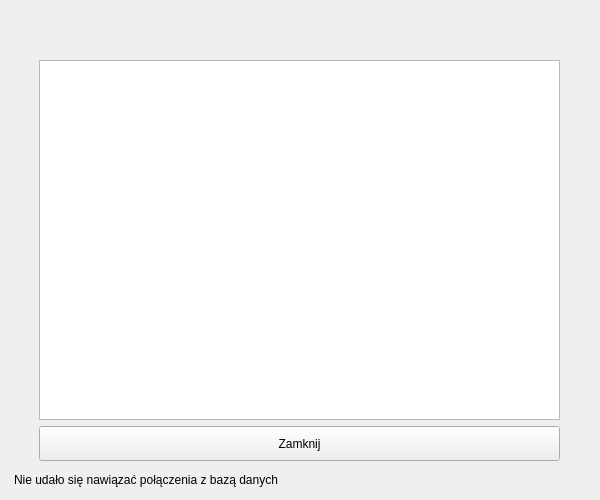
<?xml version="1.0" encoding="UTF-8"?>
<ui version="4.0">
 <class>database</class>
 <widget class="QWidget" name="database">
  <property name="geometry">
   <rect>
    <x>0</x>
    <y>0</y>
    <width>600</width>
    <height>500</height>
   </rect>
  </property>
  <property name="minimumSize">
   <size>
    <width>600</width>
    <height>500</height>
   </size>
  </property>
  <property name="maximumSize">
   <size>
    <width>600</width>
    <height>500</height>
   </size>
  </property>
  <property name="windowTitle">
   <string>Form</string>
  </property>
  <property name="styleSheet">
   <string notr="true">/*
 * The MIT License (MIT)
 *
 * Copyright (c) &lt;2013-2014&gt; &lt;Colin Duquesnoy&gt;
 *
 * Permission is hereby granted, free of charge, to any person obtaining a copy
 * of this software and associated documentation files (the &quot;Software&quot;), to deal
 * in the Software without restriction, including without limitation the rights
 * to use, copy, modify, merge, publish, distribute, sublicense, and/or sell
 * copies of the Software, and to permit persons to whom the Software is
 * furnished to do so, subject to the following conditions:
 * The above copyright notice and this permission notice shall be included in
 * all copies or substantial portions of the Software.
 * THE SOFTWARE IS PROVIDED &quot;AS IS&quot;, WITHOUT WARRANTY OF ANY KIND, EXPRESS OR
 * IMPLIED, INCLUDING BUT NOT LIMITED TO THE WARRANTIES OF MERCHANTABILITY,
 * FITNESS FOR A PARTICULAR PURPOSE AND NONINFRINGEMENT. IN NO EVENT SHALL THE
 * AUTHORS OR COPYRIGHT HOLDERS BE LIABLE FOR ANY CLAIM, DAMAGES OR OTHER
 * LIABILITY, WHETHER IN AN ACTION OF CONTRACT, TORT OR OTHERWISE, ARISING FROM,
 * OUT OF OR IN CONNECTION WITH THE SOFTWARE OR THE USE OR OTHER DEALINGS IN
 * THE SOFTWARE.
 */
QToolTip
{
    border: 1px solid #76797C;
    background-color: rgb(90, 102, 117);;
    color: white;
    padding: 5px;
    opacity: 200;
}
QWidget
{
    color: #eff0f1;
    background-color: #31363b;
    selection-background-color:#3daee9;
    selection-color: #eff0f1;
    background-clip: border;
    border-image: none;
    outline: 0;
}
QWidget:item:hover
{
    background-color: #3daee9;
    color: #eff0f1;
}
QWidget:item:selected
{
    background-color: #3daee9;
}
QCheckBox
{
    spacing: 5px;
    outline: none;
    color: #eff0f1;
    margin-bottom: 2px;
}
QCheckBox:disabled
{
    color: #76797C;
}
QCheckBox::indicator,
QGroupBox::indicator
{
    width: 18px;
    height: 18px;
}
QGroupBox::indicator
{
    margin-left: 2px;
}
QCheckBox::indicator:unchecked
{
    image: url(:/qss_icons/rc/checkbox_unchecked.png);
}
QCheckBox::indicator:unchecked:hover,
QCheckBox::indicator:unchecked:focus,
QCheckBox::indicator:unchecked:pressed,
QGroupBox::indicator:unchecked:hover,
QGroupBox::indicator:unchecked:focus,
QGroupBox::indicator:unchecked:pressed
{
  border: none;
    image: url(:/qss_icons/rc/checkbox_unchecked_focus.png);
}
QCheckBox::indicator:checked
{
    image: url(:/qss_icons/rc/checkbox_checked.png);
}
QCheckBox::indicator:checked:hover,
QCheckBox::indicator:checked:focus,
QCheckBox::indicator:checked:pressed,
QGroupBox::indicator:checked:hover,
QGroupBox::indicator:checked:focus,
QGroupBox::indicator:checked:pressed
{
  border: none;
    image: url(:/qss_icons/rc/checkbox_checked_focus.png);
}
QCheckBox::indicator:indeterminate
{
    image: url(:/qss_icons/rc/checkbox_indeterminate.png);
}
QCheckBox::indicator:indeterminate:focus,
QCheckBox::indicator:indeterminate:hover,
QCheckBox::indicator:indeterminate:pressed
{
    image: url(:/qss_icons/rc/checkbox_indeterminate_focus.png);
}
QCheckBox::indicator:checked:disabled,
QGroupBox::indicator:checked:disabled
{
    image: url(:/qss_icons/rc/checkbox_checked_disabled.png);
}
QCheckBox::indicator:unchecked:disabled,
QGroupBox::indicator:unchecked:disabled
{
    image: url(:/qss_icons/rc/checkbox_unchecked_disabled.png);
}
QRadioButton
{
    spacing: 5px;
    outline: none;
    color: #eff0f1;
    margin-bottom: 2px;
}
QRadioButton:disabled
{
    color: #76797C;
}
QRadioButton::indicator
{
    width: 21px;
    height: 21px;
}
QRadioButton::indicator:unchecked
{
    image: url(:/qss_icons/rc/radio_unchecked.png);
}
QRadioButton::indicator:unchecked:hover,
QRadioButton::indicator:unchecked:focus,
QRadioButton::indicator:unchecked:pressed
{
    border: none;
    outline: none;
    image: url(:/qss_icons/rc/radio_unchecked_focus.png);
}
QRadioButton::indicator:checked
{
    border: none;
    outline: none;
    image: url(:/qss_icons/rc/radio_checked.png);
}
QRadioButton::indicator:checked:hover,
QRadioButton::indicator:checked:focus,
QRadioButton::indicator:checked:pressed
{
    border: none;
    outline: none;
    image: url(:/qss_icons/rc/radio_checked_focus.png);
}
QRadioButton::indicator:checked:disabled
{
    outline: none;
    image: url(:/qss_icons/rc/radio_checked_disabled.png);
}
QRadioButton::indicator:unchecked:disabled
{
    image: url(:/qss_icons/rc/radio_unchecked_disabled.png);
}
QMenuBar
{
    background-color: #31363b;
    color: #eff0f1;
}
QMenuBar::item
{
    background: transparent;
}
QMenuBar::item:selected
{
    background: transparent;
    border: 1px solid #76797C;
}
QMenuBar::item:pressed
{
    border: 1px solid #76797C;
    background-color: #3daee9;
    color: #eff0f1;
    margin-bottom:-1px;
    padding-bottom:1px;
}
QMenu
{
    border: 1px solid #76797C;
    color: #eff0f1;
    margin: 2px;
}
QMenu::icon
{
    margin: 5px;
}
QMenu::item
{
    padding: 5px 30px 5px 30px;
    margin-left: 5px;
    border: 1px solid transparent; /* reserve space for selection border */
}
QMenu::item:selected
{
    color: #eff0f1;
}
QMenu::separator {
    height: 2px;
    background: lightblue;
    margin-left: 10px;
    margin-right: 5px;
}
QMenu::indicator {
    width: 18px;
    height: 18px;
}
/* non-exclusive indicator = check box style indicator
   (see QActionGroup::setExclusive) */
QMenu::indicator:non-exclusive:unchecked {
    image: url(:/qss_icons/rc/checkbox_unchecked.png);
}
QMenu::indicator:non-exclusive:unchecked:selected {
    image: url(:/qss_icons/rc/checkbox_unchecked_disabled.png);
}
QMenu::indicator:non-exclusive:checked {
    image: url(:/qss_icons/rc/checkbox_checked.png);
}
QMenu::indicator:non-exclusive:checked:selected {
    image: url(:/qss_icons/rc/checkbox_checked_disabled.png);
}
/* exclusive indicator = radio button style indicator (see QActionGroup::setExclusive) */
QMenu::indicator:exclusive:unchecked {
    image: url(:/qss_icons/rc/radio_unchecked.png);
}
QMenu::indicator:exclusive:unchecked:selected {
    image: url(:/qss_icons/rc/radio_unchecked_disabled.png);
}
QMenu::indicator:exclusive:checked {
    image: url(:/qss_icons/rc/radio_checked.png);
}
QMenu::indicator:exclusive:checked:selected {
    image: url(:/qss_icons/rc/radio_checked_disabled.png);
}
QMenu::right-arrow {
    margin: 5px;
    image: url(:/qss_icons/rc/right_arrow.png)
}
QWidget:disabled
{
    color: #454545;
    background-color: #31363b;
}
QAbstractItemView
{
    alternate-background-color: #31363b;
    color: #eff0f1;
    border: 1px solid 3A3939;
    border-radius: 2px;
}
QWidget:focus, QMenuBar:focus
{
    border: 1px solid #3daee9;
}
QTabWidget:focus, QCheckBox:focus, QRadioButton:focus, QSlider:focus
{
    border: none;
}
QLineEdit
{
    background-color: #232629;
    padding: 5px;
    border-style: solid;
    border: 1px solid #76797C;
    border-radius: 2px;
    color: #eff0f1;
}
QGroupBox {
    border:1px solid #76797C;
    border-radius: 2px;
    margin-top: 20px;
}
QGroupBox::title {
    subcontrol-origin: margin;
    subcontrol-position: top center;
    padding-left: 10px;
    padding-right: 10px;
    padding-top: 10px;
}
QAbstractScrollArea
{
    border-radius: 2px;
    border: 1px solid #76797C;
    background-color: transparent;
}
QScrollBar:horizontal
{
    height: 15px;
    margin: 3px 15px 3px 15px;
    border: 1px transparent #2A2929;
    border-radius: 4px;
    background-color: #2A2929;
}
QScrollBar::handle:horizontal
{
    background-color: #605F5F;
    min-width: 5px;
    border-radius: 4px;
}
QScrollBar::add-line:horizontal
{
    margin: 0px 3px 0px 3px;
    border-image: url(:/qss_icons/rc/right_arrow_disabled.png);
    width: 10px;
    height: 10px;
    subcontrol-position: right;
    subcontrol-origin: margin;
}
QScrollBar::sub-line:horizontal
{
    margin: 0px 3px 0px 3px;
    border-image: url(:/qss_icons/rc/left_arrow_disabled.png);
    height: 10px;
    width: 10px;
    subcontrol-position: left;
    subcontrol-origin: margin;
}
QScrollBar::add-line:horizontal:hover,QScrollBar::add-line:horizontal:on
{
    border-image: url(:/qss_icons/rc/right_arrow.png);
    height: 10px;
    width: 10px;
    subcontrol-position: right;
    subcontrol-origin: margin;
}
QScrollBar::sub-line:horizontal:hover, QScrollBar::sub-line:horizontal:on
{
    border-image: url(:/qss_icons/rc/left_arrow.png);
    height: 10px;
    width: 10px;
    subcontrol-position: left;
    subcontrol-origin: margin;
}
QScrollBar::up-arrow:horizontal, QScrollBar::down-arrow:horizontal
{
    background: none;
}
QScrollBar::add-page:horizontal, QScrollBar::sub-page:horizontal
{
    background: none;
}
QScrollBar:vertical
{
    background-color: #2A2929;
    width: 15px;
    margin: 15px 3px 15px 3px;
    border: 1px transparent #2A2929;
    border-radius: 4px;
}
QScrollBar::handle:vertical
{
    background-color: #605F5F;
    min-height: 5px;
    border-radius: 4px;
}
QScrollBar::sub-line:vertical
{
    margin: 3px 0px 3px 0px;
    border-image: url(:/qss_icons/rc/up_arrow_disabled.png);
    height: 10px;
    width: 10px;
    subcontrol-position: top;
    subcontrol-origin: margin;
}
QScrollBar::add-line:vertical
{
    margin: 3px 0px 3px 0px;
    border-image: url(:/qss_icons/rc/down_arrow_disabled.png);
    height: 10px;
    width: 10px;
    subcontrol-position: bottom;
    subcontrol-origin: margin;
}
QScrollBar::sub-line:vertical:hover,QScrollBar::sub-line:vertical:on
{
    border-image: url(:/qss_icons/rc/up_arrow.png);
    height: 10px;
    width: 10px;
    subcontrol-position: top;
    subcontrol-origin: margin;
}
QScrollBar::add-line:vertical:hover, QScrollBar::add-line:vertical:on
{
    border-image: url(:/qss_icons/rc/down_arrow.png);
    height: 10px;
    width: 10px;
    subcontrol-position: bottom;
    subcontrol-origin: margin;
}
QScrollBar::up-arrow:vertical, QScrollBar::down-arrow:vertical
{
    background: none;
}
QScrollBar::add-page:vertical, QScrollBar::sub-page:vertical
{
    background: none;
}
QTextEdit
{
    background-color: #232629;
    color: #eff0f1;
    border: 1px solid #76797C;
}
QPlainTextEdit
{
    background-color: #232629;;
    color: #eff0f1;
    border-radius: 2px;
    border: 1px solid #76797C;
}
QHeaderView::section
{
    background-color: #76797C;
    color: #eff0f1;
    padding: 5px;
    border: 1px solid #76797C;
}
QSizeGrip {
    image: url(:/qss_icons/rc/sizegrip.png);
    width: 12px;
    height: 12px;
}
QMainWindow::separator
{
    background-color: #31363b;
    color: white;
    padding-left: 4px;
    spacing: 2px;
    border: 1px dashed #76797C;
}
QMainWindow::separator:hover
{
    background-color: #787876;
    color: white;
    padding-left: 4px;
    border: 1px solid #76797C;
    spacing: 2px;
}
QMenu::separator
{
    height: 1px;
    background-color: #76797C;
    color: white;
    padding-left: 4px;
    margin-left: 10px;
    margin-right: 5px;
}
QFrame
{
    border-radius: 2px;
    border: 1px solid #76797C;
}
QFrame[frameShape=&quot;0&quot;]
{
    border-radius: 2px;
    border: 1px transparent #76797C;
}
QStackedWidget
{
    border: 1px transparent black;
}
QToolBar {
    border: 1px transparent #393838;
    background: 1px solid #31363b;
    font-weight: bold;
}
QToolBar::handle:horizontal {
    image: url(:/qss_icons/rc/Hmovetoolbar.png);
}
QToolBar::handle:vertical {
    image: url(:/qss_icons/rc/Vmovetoolbar.png);
}
QToolBar::separator:horizontal {
    image: url(:/qss_icons/rc/Hsepartoolbar.png);
}
QToolBar::separator:vertical {
    image: url(:/qss_icons/rc/Vsepartoolbars.png);
}
QPushButton
{
    color: #eff0f1;
    background-color: #31363b;
    border-width: 1px;
    border-color: #76797C;
    border-style: solid;
    padding: 5px;
    border-radius: 2px;
    outline: none;
}
QPushButton:disabled
{
    background-color: #31363b;
    border-width: 1px;
    border-color: #454545;
    border-style: solid;
    padding-top: 5px;
    padding-bottom: 5px;
    padding-left: 10px;
    padding-right: 10px;
    border-radius: 2px;
    color: #454545;
}
QPushButton:focus {
    background-color: #3daee9;
    color: white;
}
QPushButton:pressed
{
    background-color: #3daee9;
    padding-top: -15px;
    padding-bottom: -17px;
}
QComboBox
{
    selection-background-color: #3daee9;
    border-style: solid;
    border: 1px solid #76797C;
    border-radius: 2px;
    padding: 5px;
    min-width: 75px;
}
QPushButton:checked{
    background-color: #76797C;
    border-color: #6A6969;
}
QComboBox:hover,QPushButton:hover,QAbstractSpinBox:hover,QLineEdit:hover,QTextEdit:hover,QPlainTextEdit:hover,QAbstractView:hover,QTreeView:hover
{
    border: 1px solid #3daee9;
    color: #eff0f1;
}
QComboBox:on
{
    padding-top: 3px;
    padding-left: 4px;
    selection-background-color: #4a4a4a;
}
QComboBox QAbstractItemView
{
    background-color: #232629;
    border-radius: 2px;
    border: 1px solid #76797C;
    selection-background-color: #3daee9;
}
QComboBox::drop-down
{
    subcontrol-origin: padding;
    subcontrol-position: top right;
    width: 15px;
    border-left-width: 0px;
    border-left-color: darkgray;
    border-left-style: solid;
    border-top-right-radius: 3px;
    border-bottom-right-radius: 3px;
}
QComboBox::down-arrow
{
    image: url(:/qss_icons/rc/down_arrow_disabled.png);
}
QComboBox::down-arrow:on, QComboBox::down-arrow:hover,
QComboBox::down-arrow:focus
{
    image: url(:/qss_icons/rc/down_arrow.png);
}
QAbstractSpinBox {
    padding: 5px;
    border: 1px solid #76797C;
    background-color: #232629;
    color: #eff0f1;
    border-radius: 2px;
    min-width: 75px;
}
QAbstractSpinBox:up-button
{
    background-color: transparent;
    subcontrol-origin: border;
    subcontrol-position: center right;
}
QAbstractSpinBox:down-button
{
    background-color: transparent;
    subcontrol-origin: border;
    subcontrol-position: center left;
}
QAbstractSpinBox::up-arrow,QAbstractSpinBox::up-arrow:disabled,QAbstractSpinBox::up-arrow:off {
    image: url(:/qss_icons/rc/up_arrow_disabled.png);
    width: 10px;
    height: 10px;
}
QAbstractSpinBox::up-arrow:hover
{
    image: url(:/qss_icons/rc/up_arrow.png);
}
QAbstractSpinBox::down-arrow,QAbstractSpinBox::down-arrow:disabled,QAbstractSpinBox::down-arrow:off
{
    image: url(:/qss_icons/rc/down_arrow_disabled.png);
    width: 10px;
    height: 10px;
}
QAbstractSpinBox::down-arrow:hover
{
    image: url(:/qss_icons/rc/down_arrow.png);
}
QLabel
{
    border: 0px solid black;
}
QTabWidget{
    border: 0px transparent black;
}
QTabWidget::pane {
    border: 1px solid #76797C;
    padding: 5px;
    margin: 1px;
}
QTabBar
{
    qproperty-drawBase: 0;
    left: 5px; /* move to the right by 5px */
    border-radius: 3px;
}
QTabBar:focus
{
    border: 0px transparent black;
}
QTabBar::close-button  {
    image: url(:/qss_icons/rc/close.png);
    background: transparent;
}
QTabBar::close-button:hover
{
    image: url(:/qss_icons/rc/close-hover.png);
    background: transparent;
}
QTabBar::close-button:pressed {
    image: url(:/qss_icons/rc/close-pressed.png);
    background: transparent;
}
/* TOP TABS */
QTabBar::tab:top {
    color: #eff0f1;
    border: 1px solid #76797C;
    border-bottom: 1px transparent black;
    background-color: #31363b;
    padding: 5px;
    min-width: 50px;
    border-top-left-radius: 2px;
    border-top-right-radius: 2px;
}
QTabBar::tab:top:!selected
{
    color: #eff0f1;
    background-color: #54575B;
    border: 1px solid #76797C;
    border-bottom: 1px transparent black;
}
QTabBar::tab:top:!selected:hover {
    background-color: #3daee9;
}
/* BOTTOM TABS */
QTabBar::tab:bottom {
    color: #eff0f1;
    border: 1px solid #76797C;
    border-top: 1px transparent black;
    background-color: #31363b;
    padding: 5px;
    border-bottom-left-radius: 2px;
    border-bottom-right-radius: 2px;
    min-width: 50px;
}
QTabBar::tab:bottom:!selected
{
    color: #eff0f1;
    background-color: #54575B;
    border: 1px solid #76797C;
    border-top: 1px transparent black;
    border-bottom-left-radius: 2px;
    border-bottom-right-radius: 2px;
}
QTabBar::tab:bottom:!selected:hover {
    background-color: #3daee9;
}
/* LEFT TABS */
QTabBar::tab:left {
    color: #eff0f1;
    border: 1px solid #76797C;
    border-left: 1px transparent black;
    background-color: #31363b;
    padding: 5px;
    border-top-right-radius: 2px;
    border-bottom-right-radius: 2px;
    min-height: 50px;
}
QTabBar::tab:left:!selected
{
    color: #eff0f1;
    background-color: #54575B;
    border: 1px solid #76797C;
    border-left: 1px transparent black;
    border-top-right-radius: 2px;
    border-bottom-right-radius: 2px;
}
QTabBar::tab:left:!selected:hover {
    background-color: #3daee9;
}
/* RIGHT TABS */
QTabBar::tab:right {
    color: #eff0f1;
    border: 1px solid #76797C;
    border-right: 1px transparent black;
    background-color: #31363b;
    padding: 5px;
    border-top-left-radius: 2px;
    border-bottom-left-radius: 2px;
    min-height: 50px;
}
QTabBar::tab:right:!selected
{
    color: #eff0f1;
    background-color: #54575B;
    border: 1px transparent #76797C;
    border-right: 1px transparent black;
    border-top-left-radius: 0px;
    border-bottom-left-radius: 0px;
}
QTabBar::tab:right:!selected:hover {
    background-color: #3daee9;
}
QTabBar QToolButton::right-arrow:enabled {
     image: url(:/qss_icons/rc/right_arrow.png);
 }
 QTabBar QToolButton::left-arrow:enabled {
     image: url(:/qss_icons/rc/left_arrow.png);
 }
QTabBar QToolButton::right-arrow:disabled {
     image: url(:/qss_icons/rc/right_arrow_disabled.png);
 }
 QTabBar QToolButton::left-arrow:disabled {
     image: url(:/qss_icons/rc/left_arrow_disabled.png);
 }
QDockWidget {
    background: #31363b;
    border: 1px solid #403F3F;
    titlebar-close-icon: url(:/qss_icons/rc/close.png);
    titlebar-normal-icon: url(:/qss_icons/rc/undock.png);
}
QDockWidget::close-button, QDockWidget::float-button {
    border: 1px solid transparent;
    border-radius: 2px;
    background: transparent;
}
QDockWidget::close-button:hover, QDockWidget::float-button:hover {
    background: rgba(255, 255, 255, 10);
}
QDockWidget::close-button:pressed, QDockWidget::float-button:pressed {
    padding: 1px -1px -1px 1px;
    background: rgba(255, 255, 255, 10);
}
QTreeView, QListView
{
    border: 1px solid #76797C;
    background-color: #232629;
}
QTreeView:branch:selected, QTreeView:branch:hover
{
    background: url(:/qss_icons/rc/transparent.png);
}
QTreeView::branch:has-siblings:!adjoins-item {
    border-image: url(:/qss_icons/rc/transparent.png);
}
QTreeView::branch:has-siblings:adjoins-item {
    border-image: url(:/qss_icons/rc/transparent.png);
}
QTreeView::branch:!has-children:!has-siblings:adjoins-item {
    border-image: url(:/qss_icons/rc/transparent.png);
}
QTreeView::branch:has-children:!has-siblings:closed,
QTreeView::branch:closed:has-children:has-siblings {
    image: url(:/qss_icons/rc/branch_closed.png);
}
QTreeView::branch:open:has-children:!has-siblings,
QTreeView::branch:open:has-children:has-siblings  {
    image: url(:/qss_icons/rc/branch_open.png);
}
QTreeView::branch:has-children:!has-siblings:closed:hover,
QTreeView::branch:closed:has-children:has-siblings:hover {
    image: url(:/qss_icons/rc/branch_closed-on.png);
    }
QTreeView::branch:open:has-children:!has-siblings:hover,
QTreeView::branch:open:has-children:has-siblings:hover  {
    image: url(:/qss_icons/rc/branch_open-on.png);
    }
QListView::item:!selected:hover, QListView::item:!selected:hover, QTreeView::item:!selected:hover  {
    background: rgba(0, 0, 0, 0);
    outline: 0;
    color: #eff0f1
}
QListView::item:selected:hover, QListView::item:selected:hover, QTreeView::item:selected:hover  {
    background: #3daee9;
    color: #eff0f1;
}
QSlider::groove:horizontal {
    border: 1px solid #565a5e;
    height: 4px;
    background: #565a5e;
    margin: 0px;
    border-radius: 2px;
}
QSlider::handle:horizontal {
    background: #232629;
    border: 1px solid #565a5e;
    width: 16px;
    height: 16px;
    margin: -8px 0;
    border-radius: 9px;
}
QSlider::groove:vertical {
    border: 1px solid #565a5e;
    width: 4px;
    background: #565a5e;
    margin: 0px;
    border-radius: 3px;
}
QSlider::handle:vertical {
    background: #232629;
    border: 1px solid #565a5e;
    width: 16px;
    height: 16px;
    margin: 0 -8px;
    border-radius: 9px;
}
QToolButton {
    background-color: transparent;
    border: 1px transparent #76797C;
    border-radius: 2px;
    margin: 3px;
    padding: 5px;
}
QToolButton[popupMode=&quot;1&quot;] { /* only for MenuButtonPopup */
 padding-right: 20px; /* make way for the popup button */
 border: 1px #76797C;
 border-radius: 5px;
}
QToolButton[popupMode=&quot;2&quot;] { /* only for InstantPopup */
 padding-right: 10px; /* make way for the popup button */
 border: 1px #76797C;
}
QToolButton:hover, QToolButton::menu-button:hover {
    background-color: transparent;
    border: 1px solid #3daee9;
    padding: 5px;
}
QToolButton:checked, QToolButton:pressed,
        QToolButton::menu-button:pressed {
    background-color: #3daee9;
    border: 1px solid #3daee9;
    padding: 5px;
}
/* the subcontrol below is used only in the InstantPopup or DelayedPopup mode */
QToolButton::menu-indicator {
    image: url(:/qss_icons/rc/down_arrow.png);
    top: -7px; left: -2px; /* shift it a bit */
}
/* the subcontrols below are used only in the MenuButtonPopup mode */
QToolButton::menu-button {
    border: 1px transparent #76797C;
    border-top-right-radius: 6px;
    border-bottom-right-radius: 6px;
    /* 16px width + 4px for border = 20px allocated above */
    width: 16px;
    outline: none;
}
QToolButton::menu-arrow {
    image: url(:/qss_icons/rc/down_arrow.png);
}
QToolButton::menu-arrow:open {
    border: 1px solid #76797C;
}
QPushButton::menu-indicator  {
    subcontrol-origin: padding;
    subcontrol-position: bottom right;
    left: 8px;
}
QTableView
{
    border: 1px solid #76797C;
    gridline-color: #31363b;
    background-color: #232629;
}
QTableView, QHeaderView
{
    border-radius: 0px;
}
QTableView::item:pressed, QListView::item:pressed, QTreeView::item:pressed  {
    background: #3daee9;
    color: #eff0f1;
}
QTableView::item:selected:active, QTreeView::item:selected:active, QListView::item:selected:active  {
    background: #3daee9;
    color: #eff0f1;
}
QHeaderView
{
    background-color: #31363b;
    border: 1px transparent;
    border-radius: 0px;
    margin: 0px;
    padding: 0px;
}
QHeaderView::section  {
    background-color: #31363b;
    color: #eff0f1;
    padding: 5px;
    border: 1px solid #76797C;
    border-radius: 0px;
    text-align: center;
}
QHeaderView::section::vertical::first, QHeaderView::section::vertical::only-one
{
    border-top: 1px solid #76797C;
}
QHeaderView::section::vertical
{
    border-top: transparent;
}
QHeaderView::section::horizontal::first, QHeaderView::section::horizontal::only-one
{
    border-left: 1px solid #76797C;
}
QHeaderView::section::horizontal
{
    border-left: transparent;
}
QHeaderView::section:checked
 {
    color: white;
    background-color: #334e5e;
 }
 /* style the sort indicator */
QHeaderView::down-arrow {
    image: url(:/qss_icons/rc/down_arrow.png);
}
QHeaderView::up-arrow {
    image: url(:/qss_icons/rc/up_arrow.png);
}
QTableCornerButton::section {
    background-color: #31363b;
    border: 1px transparent #76797C;
    border-radius: 0px;
}
QToolBox  {
    padding: 5px;
    border: 1px transparent black;
}
QToolBox::tab {
    color: #eff0f1;
    background-color: #31363b;
    border: 1px solid #76797C;
    border-bottom: 1px transparent #31363b;
    border-top-left-radius: 5px;
    border-top-right-radius: 5px;
}
QToolBox::tab:selected { /* italicize selected tabs */
    font: italic;
    background-color: #31363b;
    border-color: #3daee9;
 }
QStatusBar::item {
    border: 1px solid #76797C;
    border-radius: 2px;
 }
QFrame[height=&quot;3&quot;], QFrame[width=&quot;3&quot;] {
    background-color: #76797C;
}
QSplitter::handle {
    border: 1px dashed #76797C;
}
QSplitter::handle:hover {
    background-color: #787876;
    border: 1px solid #76797C;
}
QSplitter::handle:horizontal {
    width: 1px;
}
QSplitter::handle:vertical {
    height: 1px;
}
QProgressBar {
    border: 1px solid #76797C;
    border-radius: 5px;
    text-align: center;
}
QProgressBar::chunk {
    background-color: #05B8CC;
}</string>
  </property>
  <widget class="QWidget" name="gridLayoutWidget">
   <property name="geometry">
    <rect>
     <x>39</x>
     <y>60</y>
     <width>521</width>
     <height>401</height>
    </rect>
   </property>
   <layout class="QGridLayout" name="gridLayout">
    <item row="0" column="0">
     <widget class="QTableView" name="tableView"/>
    </item>
    <item row="1" column="0">
     <widget class="QPushButton" name="closeButton">
      <property name="minimumSize">
       <size>
        <width>0</width>
        <height>35</height>
       </size>
      </property>
      <property name="text">
       <string>Zamknij</string>
      </property>
     </widget>
    </item>
   </layout>
  </widget>
  <widget class="QLabel" name="label_dbStatus">
   <property name="geometry">
    <rect>
     <x>14</x>
     <y>470</y>
     <width>311</width>
     <height>20</height>
    </rect>
   </property>
   <property name="text">
    <string>Nie udało się nawiązać połączenia z bazą danych</string>
   </property>
  </widget>
 </widget>
 <resources/>
 <connections/>
</ui>
